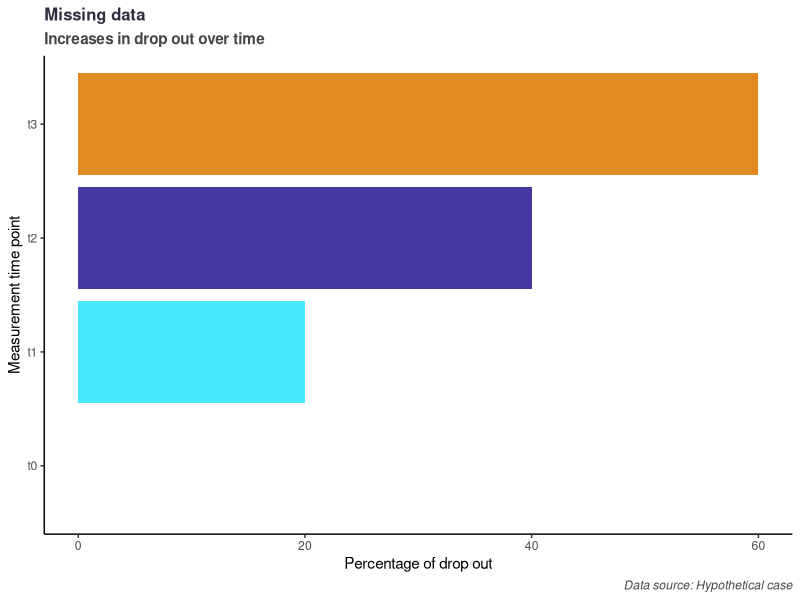

The R script that drew this image: (Note: this script raises an error after producing the figure.)
## ---- chunk 1
knitr::opts_chunk$set(results = 'asis',
                      echo = FALSE,
                      warning = FALSE,
                      tidy = FALSE,
                      message = FALSE,
                      fig.align = 'center',
                      out.width = "100%")
options(knitr.table.format = "html") 
## ---- chunk 2

library(ggplot2)

data <- data.frame(time_point = c("t0", "t1", "t2", "t3"),
                   y = c(0, 20, 40, 60))

ggplot(data=data, aes(x=time_point, y=y, fill = time_point)) +
  geom_bar(stat="identity") + 
  coord_flip() + 
  scale_fill_manual(values = c("t0" = "#FFFFFF", 
                               "t1" = "#46e7fd", 
                               "t2" = "#4739a2", 
                               "t3" = "#e18b22"), 
                    guide = "none") + 
  labs(title = "Missing data", 
       subtitle = "Increases in drop out over time",
       caption = "Data source: Hypothetical case") + 
  xlab("Measurement time point") + 
  ylab("Percentage of drop out") + 
  theme(panel.grid.major = element_blank(), panel.grid.minor = element_blank(),
        panel.background = element_blank(), axis.line = element_line(colour = "black"), 
        plot.title = element_text(color = "#2F2E41", size = 12, face = "bold"),
        plot.subtitle = element_text(color = "#454543", face = "bold"),
        plot.caption = element_text(color = "#454543", face = "italic"))

## ---- chunk 3

library(data.table)
library(ggplot2)
library(tidyverse)

data4 <- data.frame(id = c(1:40),
                    sedentary_behaviour = abs(rnorm(40, 15, 10)), 
                    walking = abs(rnorm(40, 32, 5)), 
                    moderate = abs(rnorm(40, 22, 3)),
                    vigorous = abs(rnorm(40, 7, 1)), 
                    time = "t3")

data4$sedentary_behaviour <- 
  ifelse(data4$id %in% c(1:10), NA, data4$sedentary_behaviour)

data4$sedentary_behaviour <- 
  ifelse(data4$id %in% c(20:33), NA, data4$sedentary_behaviour)

data4$walking <- 
  ifelse(data4$id %in% c(35:40), NA, data4$walking)

data4$moderate <- 
  ifelse(data4$id %in% c(10:30), NA, data4$moderate)

data4$vigorous <- 
  ifelse(data4$id %in% c(1:5), NA, data4$vigorous)

data4$vigorous <- 
  ifelse(data4$id %in% c(35:40), NA, data4$vigorous)

setDT(data4)

data4 <- melt(data4, id.vars = c("id", "time"), 
              variable.name = "variable")

data4 %>%
  ggplot(aes(x=variable, y=id, fill=value))+
  geom_tile()+
  scale_fill_continuous(low = '#46e7fd', 
                        high = '#4739a2', 
                        na.value = '#e18b22', 
                        guide_legend(title = "Hours spent")) + 
  labs(title = "Missing data", 
       subtitle = "Missing data across variables at final measurement point",
       caption = "Data source: Hypothetical case") + 
  scale_x_discrete(labels = c("sedentary_behaviour" = "Sedentary", 
                              "walking" = "Walking", 
                              "moderate" = "Moderate", 
                              "vigorous" = "vigorous")) +
  xlab("Activity") + 
  ylab("Cases with missingness") + 
  theme(panel.grid.major = element_blank(), panel.grid.minor = element_blank(),
        panel.background = element_blank(), axis.line = element_line(colour = "black"), 
        plot.title = element_text(color = "#2F2E41", size = 12, face = "bold"),
        plot.subtitle = element_text(color = "#454543", face = "bold"),
        plot.caption = element_text(color = "#454543", face = "italic"), 
        legend.position = "bottom")

## ---- chunk 4

library(ggplot2)

data <- data.frame(x = c("MICE", "J2R", "LOCF", "LWD"),
                         y = c(6, 4, 10, 7),
                         lower = c(4, 1, 9, 1),
                         upper = c(8, 7, 11, 14))

data$x <- factor(data$x, levels = c("Observed", "MICE", "J2R", "LOCF", "LWD"))

ggplot(data, aes(x, y)) +
  geom_point() +
  geom_errorbar(aes(ymin = lower, ymax = upper)) + 
  geom_hline(yintercept = 4, linetype = "dashed", size = 1, color = "#46e7fd") + 
  geom_hline(yintercept = 5, size = 2, color = "#e18b22") + 
  geom_hline(yintercept = 6, linetype = "dashed", size = 1, color = "#4739a2") + 
  labs(title = "Estimating treatment effect on sedentary behaviour", 
       subtitle = "Bias and variance of missing data treatment",
       caption = "Data source: Simulation study") + 
  xlab("Method for managing dropout") + 
  ylab("Parameter estimate") + 
  theme(panel.grid.major = element_blank(), panel.grid.minor = element_blank(),
        panel.background = element_blank(), axis.line = element_line(colour = "black"), 
        plot.title = element_text(color = "#2F2E41", size = 12, face = "bold"),
        plot.subtitle = element_text(color = "#454543", face = "bold"),
        plot.caption = element_text(color = "#454543", face = "italic"))

## ---- chunk 5

library(ggplot2)

data <- data.frame(x = c("MICE", "J2R", "LOCF", "LWD"),
                         y = c(6, 4, 10, 7),
                         lower = c(4, 1, 9, 1),
                         upper = c(8, 7, 11, 14))

data$x <- factor(data$x, levels = c("Observed", "MICE", "J2R", "LOCF", "LWD"))

ggplot(data, aes(x, y)) +
  geom_point() +
  geom_errorbar(aes(ymin = lower, ymax = upper)) + 
  geom_hline(yintercept = 4, linetype = "dashed", size = 1, color = "#46e7fd") + 
  geom_hline(yintercept = 5, size = 2, color = "#e18b22") + 
  geom_hline(yintercept = 6, linetype = "dashed", size = 1, color = "#4739a2") + 
  labs(title = "Estimating treatment effect on walking", 
       subtitle = "Bias and variance of missing data treatment",
       caption = "Data source: Simulation study") + 
  xlab("Method for managing dropout") + 
  ylab("Parameter estimate") + 
  theme(panel.grid.major = element_blank(), panel.grid.minor = element_blank(),
        panel.background = element_blank(), axis.line = element_line(colour = "black"), 
        plot.title = element_text(color = "#2F2E41", size = 12, face = "bold"),
        plot.subtitle = element_text(color = "#454543", face = "bold"),
        plot.caption = element_text(color = "#454543", face = "italic"))

## ---- chunk 6

library(ggplot2)

data <- data.frame(x = c("MICE", "J2R", "LOCF", "LWD"),
                         y = c(6, 4, 10, 7),
                         lower = c(4, 1, 9, 1),
                         upper = c(8, 7, 11, 14))

data$x <- factor(data$x, levels = c("Observed", "MICE", "J2R", "LOCF", "LWD"))

ggplot(data, aes(x, y)) +
  geom_point() +
  geom_errorbar(aes(ymin = lower, ymax = upper)) + 
  geom_hline(yintercept = 4, linetype = "dashed", size = 1, color = "#46e7fd") + 
  geom_hline(yintercept = 5, size = 2, color = "#e18b22") + 
  geom_hline(yintercept = 6, linetype = "dashed", size = 1, color = "#4739a2") + 
  labs(title = "Estimating treatment effect on moderate physical activity", 
       subtitle = "Bias and variance of missing data treatment",
       caption = "Data source: Simulation study") + 
  xlab("Method for managing dropout") + 
  ylab("Parameter estimate") + 
  theme(panel.grid.major = element_blank(), panel.grid.minor = element_blank(),
        panel.background = element_blank(), axis.line = element_line(colour = "black"), 
        plot.title = element_text(color = "#2F2E41", size = 12, face = "bold"),
        plot.subtitle = element_text(color = "#454543", face = "bold"),
        plot.caption = element_text(color = "#454543", face = "italic"))

## ---- chunk 7

library(ggplot2)

data <- data.frame(x = c("MICE", "J2R", "LOCF", "LWD"),
                         y = c(6, 4, 10, 7),
                         lower = c(4, 1, 9, 1),
                         upper = c(8, 7, 11, 14))

data$x <- factor(data$x, levels = c("Observed", "MICE", "J2R", "LOCF", "LWD"))

ggplot(data, aes(x, y)) +
  geom_point() +
  geom_errorbar(aes(ymin = lower, ymax = upper)) + 
  geom_hline(yintercept = 4, linetype = "dashed", size = 1, color = "#46e7fd") + 
  geom_hline(yintercept = 5, size = 2, color = "#e18b22") + 
  geom_hline(yintercept = 6, linetype = "dashed", size = 1, color = "#4739a2") + 
  labs(title = "Estimating treatment effect on vigorous physical activity", 
       subtitle = "Bias and variance of missing data treatment",
       caption = "Data source: Simulation study") + 
  xlab("Method for managing dropout") + 
  ylab("Parameter estimate") + 
  theme(panel.grid.major = element_blank(), panel.grid.minor = element_blank(),
        panel.background = element_blank(), axis.line = element_line(colour = "black"), 
        plot.title = element_text(color = "#2F2E41", size = 12, face = "bold"),
        plot.subtitle = element_text(color = "#454543", face = "bold"),
        plot.caption = element_text(color = "#454543", face = "italic"))

